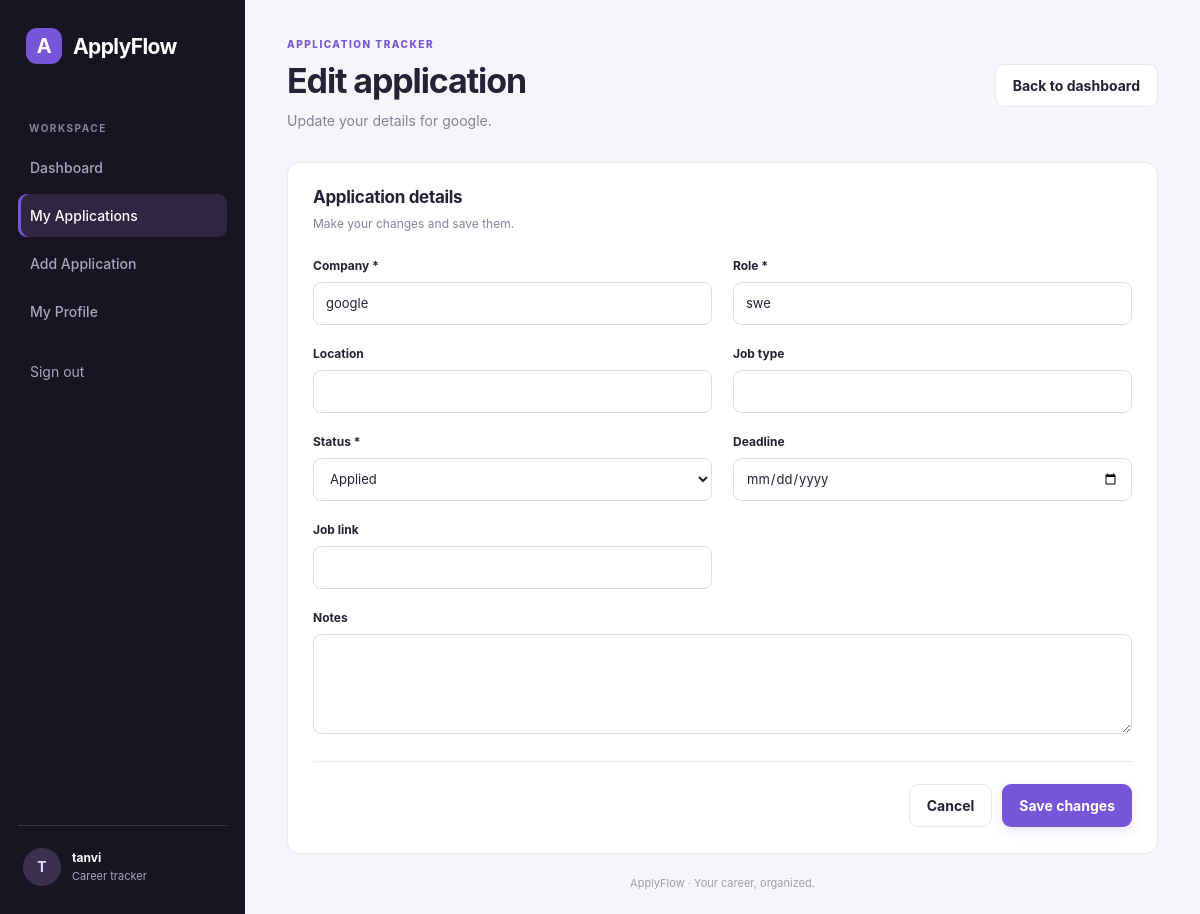
Screenshot of /applications/2/edit/ (signed in) with the database file from the repository.
### applications/models.py (models this page shows, shortened)
class Application(models.Model):
    STATUS_CHOICES = [
        ('Applied', 'Applied'),
        ('Shortlisted', 'Shortlisted'),
        ('Interview', 'Interview'),
        ('Offer', 'Offer'),
        ('Rejected', 'Rejected'),
    ]
    user = models.ForeignKey(
        settings.AUTH_USER_MODEL,
        on_delete=models.CASCADE,
        related_name='applications',
        null=True,
        blank=True
    )
    company = models.CharField(max_length=100)
    role = models.CharField(max_length=100)
    location = models.CharField(max_length=100, blank=True)
    job_type = models.CharField(max_length=50, blank=True)
    status = models.CharField(
        max_length=20,
        choices=STATUS_CHOICES,
        default='Applied'
    )
    applied_on = models.DateField(auto_now_add=True)
    deadline = models.DateField(null=True, blank=True)
    job_link = models.URLField(blank=True)
    notes = models.TextField(blank=True)

### applications/views.py (the view)
@login_required
def edit_application(request, pk):
    application = get_object_or_404(
        Application,
        pk=pk,
        user=request.user
    )
    if request.method == 'POST':
        form = ApplicationForm(
            request.POST,
            instance=application
        )
        if form.is_valid():
            form.save()
            messages.success(
                request,
                'Application updated successfully!'
            )
            return redirect('dashboard')
    else:
        form = ApplicationForm(instance=application)
    return render(request, 'applications/edit_application.html', {
        'form': form,
        'application': application
    })

### applications/forms.py
class ApplicationForm(forms.ModelForm):
    class Meta:
        model = Application
        fields = [
            'company',
            'role',
            'location',
            'job_type',
            'status',
            'deadline',
            'job_link',
            'notes',
        ]
        widgets = {
            'deadline': forms.DateInput(attrs={'type': 'date'}),
            'notes': forms.Textarea(attrs={'rows': 4}),
        }
    def __init__(self, *args, **kwargs):
        super().__init__(*args, **kwargs)
        for field in self.fields.values():
            if isinstance(field.widget, forms.Select):
                field.widget.attrs['class'] = 'form-select'
            else:
                field.widget.attrs['class'] = 'form-control'

### applications/templates/applications/edit_application.html (shortened to what this page needs)
{% load static %}
<!DOCTYPE html>
<html lang="en">
<head>
    <link rel="stylesheet" href="{% static 'applications/style.css' %}">
</head>
<body>
<div class="app-shell">
    <aside class="sidebar">
        <a href="{% url 'dashboard' %}" class="brand">
            <span class="brand-mark">A</span>
            <span>ApplyFlow</span>
        </a>
        <p class="sidebar-label">WORKSPACE</p>
        <a href="{% url 'dashboard' %}" class="nav-item">Dashboard</a>
        <a href="{% url 'dashboard' %}#applications" class="nav-item active">My Applications</a>
        <a href="{% url 'add_application' %}" class="nav-item">Add Application</a>
        <a href="{% url 'profile' %}" class="nav-item">My Profile</a>
        <form method="POST" action="{% url 'logout' %}" class="logout-form">
            <button type="submit" class="nav-item logout-button">Sign out</button>
        </form>
        <div class="sidebar-footer">
            <div class="profile-avatar">{{ request.user.username|first|upper }}</div>
            <div>
                <strong>{{ request.user.get_full_name|default:request.user.username }}</strong>
                <small>Career tracker</small>
            </div>
        </div>
    </aside>
    <main class="main-content">
        <header class="topbar">
            <div>
                <p class="eyebrow">APPLICATION TRACKER</p>
                <h1>Edit application</h1>
                <p class="muted">
                    Update your details for {{ application.company }}.
                </p>
            </div>
            <a href="{% url 'dashboard' %}" class="button-secondary">
                Back to dashboard
            </a>
        </header>
        <section class="content-card form-card">
            <div class="section-heading">
                <div>
                    <h2>Application details</h2>
                    <p class="muted">Make your changes and save them.</p>
                </div>
            </div>
            <form method="POST" class="application-form">
                <div class="form-grid">
                    {% for field in form %}
                        <div class="form-field {% if field.name == 'notes' %}full-width{% endif %}">
                            <label for="{{ field.id_for_label }}">
                                {{ field.label }}{% if field.field.required %} *{% endif %}
                            </label>
                            {{ field }}
                        </div>
                    {% endfor %}
                </div>
                <div class="form-actions">
                    <a href="{% url 'dashboard' %}" class="button-secondary">
                        Cancel
                    </a>
                    <button type="submit" class="button-primary">
                        Save changes
                    </button>
                </div>
            </form>
        </section>
        <footer class="page-footer">
            ApplyFlow · Your career, organized.
        </footer>
    </main>
</div>
</body>
</html>

### applications/static/applications/style.css (style rules this page uses)
:root { --bg: #f5f6fa; --surface: #ffffff; --sidebar: #171522; --sidebar-muted: #aaa6ba; --text: #242235; --muted: #858397; --primary: #7655d9; --primary-dark: #6240c4; --border: #e9e7f0; --purple-light: #f1edff; }
* { box-sizing: border-box; }
body { margin: 0; background: var(--bg); color: var(--text); font-family: Inter, "Segoe UI", Arial, sans-serif; font-size: 14px; }
a { text-decoration: none; }
.app-shell { display: flex; min-height: 100vh; }
.sidebar { width: 245px; flex-shrink: 0; display: flex; flex-direction: column; background: var(--sidebar); color: #fff; padding: 28px 18px; }
.brand { display: flex; align-items: center; gap: 11px; color: #fff; font-size: 21px; font-weight: 750; letter-spacing: -0.6px; margin: 0 8px 48px; }
.brand-mark, .profile-avatar, .empty-mark { display: inline-flex; align-items: center; justify-content: center; flex-shrink: 0; font-weight: 750; }
.brand-mark { width: 36px; height: 36px; border-radius: 11px; background: var(--primary); font-size: 20px; }
.sidebar-label { color: #888399; font-size: 10px; font-weight: 750; letter-spacing: 1.5px; padding: 0 11px; margin-bottom: 12px; }
.nav-item { display: block; color: var(--sidebar-muted); padding: 13px 12px; margin-bottom: 5px; border-radius: 9px; font-weight: 550; transition: background 0.2s, color 0.2s; }
.nav-item:hover, .nav-item.active { background: #302641; color: #fff; }
.nav-item.active { box-shadow: inset 3px 0 var(--primary); }
.sidebar-footer { display: flex; align-items: center; gap: 11px; border-top: 1px solid #393445; margin-top: auto; padding: 22px 5px 0; }
.profile-avatar { width: 38px; height: 38px; border-radius: 50%; background: #3a3151; color: #e6dcff; }
.sidebar-footer strong, .sidebar-footer small { display: block; }
.sidebar-footer strong { font-size: 12px; }
.sidebar-footer small { color: var(--sidebar-muted); margin-top: 4px; font-size: 11px; }
.main-content { flex: 1; min-width: 0; padding: 38px 42px 24px; }
.topbar { display: flex; justify-content: space-between; align-items: center; gap: 20px; margin-bottom: 30px; }
.eyebrow { color: var(--primary); font-size: 10px; font-weight: 800; letter-spacing: 1.5px; margin: 0 0 10px; }
h1 { margin: 0; font-size: clamp(26px, 3vw, 34px); letter-spacing: -1.1px; }
.muted { color: var(--muted); line-height: 1.6; }
.topbar .muted { margin-bottom: 0; margin-top: 9px; }
.button-primary, .button-secondary { display: inline-flex; align-items: center; justify-content: center; gap: 7px; border: 0; border-radius: 9px; padding: 12px 17px; font: inherit; font-weight: 650; cursor: pointer; transition: 0.2s; white-space: nowrap; }
.button-primary { background: var(--primary); color: #fff; box-shadow: 0 4px 12px #7655d92a; }
.button-secondary { color: var(--text); border: 1px solid var(--border); background: #fff; }
.content-card { background: var(--surface); border: 1px solid var(--border); border-radius: 13px; overflow: hidden; }
.section-heading { display: flex; align-items: center; justify-content: space-between; gap: 18px; padding: 24px 25px; }
.section-heading h2 { font-size: 17px; margin: 0; letter-spacing: -0.3px; }
.section-heading .muted { margin: 7px 0 0; font-size: 12px; }
.page-footer { padding: 22px 0 0; text-align: center; color: #a19daf; font-size: 11px; }
.form-card { max-width: 980px; }
.application-form { padding: 0 25px 26px; }
.form-grid { display: grid; grid-template-columns: repeat(2, minmax(0, 1fr)); gap: 21px; }
.form-field { min-width: 0; }
.form-field.full-width { grid-column: 1 / -1; }
.form-field label { display: block; font-weight: 650; font-size: 12px; margin-bottom: 9px; }
.form-control, .form-select { display: block; width: 100%; min-height: 43px; padding: 11px 12px; color: var(--text); background: #fff; border: 1px solid #dfdce8; border-radius: 8px; outline: none; font: inherit; font-size: 13px; transition: border 0.2s, box-shadow 0.2s; }
textarea.form-control { resize: vertical; min-height: 100px; }
.form-actions { display: flex; justify-content: flex-end; gap: 10px; border-top: 1px solid var(--border); margin-top: 27px; padding-top: 22px; }
.logout-form { margin-top: 12px; }
.logout-button { width: 100%; font: inherit; text-align: left; background: transparent; border: 0; cursor: pointer; }

### rows the page displays
Application: company "google", form "google" "swe" "Applied"

### other values shown
{{ request.user.username|first|upper }} "T"
{{ request.user.get_full_name|default:request.user.username }} "tanvi"
{{ field.label }} "Company" "Role" "Location" "Job type" "Status" "Deadline" "Job link" "Notes"
